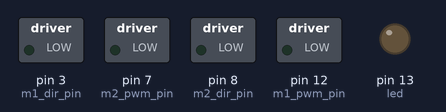
Bench run of a sketch on a simulated Arduino Mega 2560, built with avr-gcc and run on an emulated ATmega2560. On the bench: switched loads named in the sketch (green lamp = pin HIGH), output pins drawn as LEDs (lit = HIGH). The ROS host is connected and sends only what is stated.

Above: at 0.1 s.
At 37.2 s:
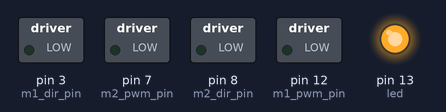
Timing chart, 0 to 40.0 s (numbered marks = the images above):
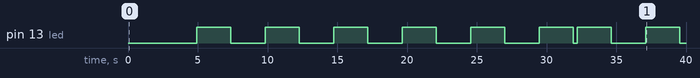

Measured:
- by itself, pin 13 (led): goes 5 × (HIGH 2.5 s, LOW 2.5 s), HIGH 2.5 s, LOW 0.26 s, HIGH 2.5 s, LOW 2.5 s, HIGH 2.5 s, then LOW

The sketch:

minMotorController.ino
```cpp
/*
 * Description: Side-by-side robotic wheelchair project. Using to control motor speed.
 * Date: started on 25 Sept 2015
 * Vinh Nguyen and Tony Kuo project
 * Mega 2560
 */

#include <stdlib.h>
#include <ros.h>
#include <ros/time.h>
#include <ros/duration.h>
#include <std_msgs/Empty.h>
#include <std_msgs/String.h>
#include <std_msgs/UInt32.h>
#include <std_msgs/UInt8.h>
#include <std_msgs/UInt16.h>

ros::NodeHandle  nh;
std_msgs::String str_msg;


//motor pins
int m1_dir_pin = 3;
int m1_pwm_pin = 12;
int m2_dir_pin = 8;
int m2_pwm_pin = 7;
int led = 13;

/* Global variable */
//motor parameter, 0 - forward, 1 - backward, 2 - not moving.
int m1_dir_new = 2;
int m2_dir_new = 2;
float m1_pwm_new = 0;
float m2_pwm_new = 0;
//previous motor parameter (or current pwm)
int m1_dir = 0;
int m2_dir = 0;
float m1_pwm = 0;
float m2_pwm = 0;

// Fixed increment for motor
int step = 40;//quick experiment 5 Nov 2015, on faster response in stopping when turning

// For timing in Arduino
unsigned long now;
//20 hz
unsigned const long dur = 50; //20 hz = 0.05 second = 50 ms

// For flashing LED, used unsigned int to keep integer positve, and overflow to 0 from 65536 (max)
unsigned int count = 0;

void messageCb2(const std_msgs::String& cmd);
ros::Subscriber<std_msgs::String> sub("motor_control", &messageCb2 );

void setup()
{
  pinMode(m1_dir_pin, OUTPUT);
  pinMode(m1_pwm_pin, OUTPUT);
  pinMode(m2_dir_pin, OUTPUT);
  pinMode(m2_pwm_pin, OUTPUT);
  pinMode(led,OUTPUT);
  nh.initNode();
  nh.subscribe(sub);
}

void loop()
{
  // Rate is 20 hz
  nh.spinOnce();
  changeMotorDirectionsAndSpeeds();
  count = count + 1;

  if (count %10000 == 0)            // flash every 4 count
    digitalWrite(led,HIGH);
  else if (count % 10000 == 5000)   // if count%20 == 1, willturn the LED off too fast, it's not visible enough
    digitalWrite(led,LOW);
    //  delay(1);
}

/* messageCb2
 * probably the one that receive PWM command
 */
void messageCb2(const std_msgs::String& cmd)
{

  String receivedCmd = cmd.data;
  //received string should be in the following format
  //d1Xp1XXXd2Xp2XXX OR d1Xl1XXXl2Xp2XXX
  // 0: forward, 1: backward
  // p1 and p2 = 0 ~ 255: for PWM
  //l1 and l2 = 0~ 999 for length (distance)

  // Extracting info from the received command
  String dir1 = receivedCmd.substring(2,3);
  String cmd_type = receivedCmd.substring(3,4);
  String cmd1 = receivedCmd.substring(5,8);     //pwm or distance
  //String pwm1 = receivedCmd.substring(5,8);
  String dir2 = receivedCmd.substring(10,11);
  String cmd2 = receivedCmd.substring(13,16);
  //String pwm2 = receivedCmd.substring(13,16);
  float pwm1 = 0;
  float pwm2 = 0;
  float dis1 = 0;
  float dis2 = 0;

  char d1[2];
  dir1.toCharArray(d1,2);
  m1_dir_new = atoi(d1);

  char d2[2];
  dir2.toCharArray(d2,2);
  m2_dir_new = atoi(d2);

  if ((m1_dir_new != 0)&&(m1_dir_new != 1)) {
    //Invalid motor direction!
    return;
  }
  else if ((m2_dir_new != 0)&& (m2_dir_new != 1)) {
    //Invalid motor direction!
    return;
  }


  // Convert pwm from string to int.
  char p1[4];
  float cmd1_number;
  cmd1.toCharArray(p1,4);
  cmd1_number = atoi(p1);
  float cmd2_number;
  cmd2.toCharArray(p1,4);
  cmd2_number = atoi(p1);

  if (cmd_type == "p"){
    //speed command
    pwm1 = cmd1_number;
    pwm2 = cmd2_number;
    if (pwm1 > 255) pwm1 = 255;
    if (pwm1 < 0 ) pwm1 = 0;
    if (pwm2 > 255) pwm2 = 255;
    if (pwm2 < 0 ) pwm2 = 0;

    //apply changes to motors
    //copy to global variables
    m1_pwm_new = pwm1;
    m2_pwm_new = pwm2;
    //angeMotorDirectionsAndSpeeds();
  }
}

void setPWMPin()
{
    // ASSUMING m1 and m2 directions are already set to the right values
    // Capping target PWM values, within 0 - 255
    if (m1_pwm_new < 0) m1_pwm_new = 0;
    if (m2_pwm_new < 0) m2_pwm_new = 0;
    if (m1_pwm_new > 255) m1_pwm_new = 255;
    if (m2_pwm_new > 255) m2_pwm_new = 255;

    int m1_diff = m1_pwm_new - m1_pwm;
    int m2_diff = m2_pwm_new - m2_pwm;
    // IF no change, don't do anything
    // ADJUSTING new pwms to reach the target PWM values
    // PSEUDO CODE: // this is more for command from joystick.
    // IF diff > step,
    //  don't adjust in one go.
    //  adjust step by step
    if (m1_diff > step)
        m1_pwm_new = m1_pwm + step;
    else if (m1_diff < (-step))
        m1_pwm_new = m1_pwm - step;

    if (m2_diff > step)
        m2_pwm_new = m2_pwm + step;
    else if (m2_diff < (-step))
        m2_pwm_new = m2_pwm - step;

    // ELSE just adjust the difference.
    analogWrite(m1_pwm_pin,m1_pwm_new);
    analogWrite(m2_pwm_pin,m2_pwm_new);
    m1_pwm = m1_pwm_new;
    m2_pwm = m2_pwm_new;
}
void setDirectionPin()
{
    if (m1_dir_new == 1){
        digitalWrite(m1_dir_pin, HIGH);
    }else if (m1_dir_new == 0){
        digitalWrite(m1_dir_pin, LOW);
    }
    //write the m2_dir_pinection. no change
    if (m2_dir_new == 1){
        digitalWrite(m2_dir_pin, HIGH);
    }else if (m2_dir_new == 0){
        digitalWrite(m2_dir_pin, LOW);
    }
    m1_dir = m1_dir_new;
    m2_dir = m2_dir_new;
}
void changeMotorDirectionsAndSpeeds()
{
  /* The logic of this method:
   * If the direction of the new command change wheel's direction
   *    modify the pwm command to gracefully change direction
   * Otherwise,
   *    execute the command
   */
    // If m1 and m2 are going to move in the same direction
    if ( (m1_dir == m1_dir_new) && (m2_dir == m2_dir_new))
    {
      setPWMPin();
      // apply change to achieve the target using m1 & m2 new_pwm
    }

    //if both motors change direction, stop both motors first
    //both motors do not change the direction at this s
    else if((m1_dir_new != m1_dir) && (m2_dir_new != m2_dir)){
        // IF motors are stationary
        if ( (m1_pwm == 0) && (m2_pwm == 0) )
        {
            // Change wheel directions using m1 & m2 new_dir
            setDirectionPin();
            // apply change to achieve the target using m1 & m2 new_pwm
            setPWMPin();
        }
        // ELSE Stop the motors in the current direction first.
        else
        {
            // Change direction back
            m1_dir_new = m1_dir;
            m2_dir_new = m2_dir;
            // Try to reduce pwm to zero, adjust target pwm for m1 & m2
            m1_pwm_new = m1_pwm - step;
            m2_pwm_new = m2_pwm - step;
            setPWMPin();
        }
    }
  //if only m1 changes direction, stop m1 first
  //both motors do not change the direction at this s
  else if(m1_dir_new != m1_dir){
        // IF motors are stationary
        if ( m1_pwm == 0 )
        {
            // Change wheel directions using m1 & m2 new_dir
            setDirectionPin();
            // apply change to achieve the target using m1 & m2 new_pwm
            setPWMPin();
        }
        // ELSE Stop the motors in the current direction first.
        else
        {
            // Change direction back
            m1_dir_new = m1_dir;
            // Try to reduce pwm to zero, adjust target pwm for m1
            m1_pwm_new = m1_pwm - step;
            setPWMPin();
        }
  }
  //if only m2 changes direction, stop m2 first
  //both motors do not change the direction at this s
  else if(m2_dir_new != m2_dir){
        // IF motors are stationary
        if ( m2_pwm == 0 )
        {
            // Change wheel directions using m1 & m2 new_dir
            setDirectionPin();
            setPWMPin();
        }
        // ELSE Stop the motors in the current direction first.
        else
        {
            // Change direction back
            m2_dir_new = m2_dir;
            // Try to reduce pwm to zero, adjust target pwm for m2
            m2_pwm_new = m2_pwm - step;
            setPWMPin();
        }
  }
}
```
